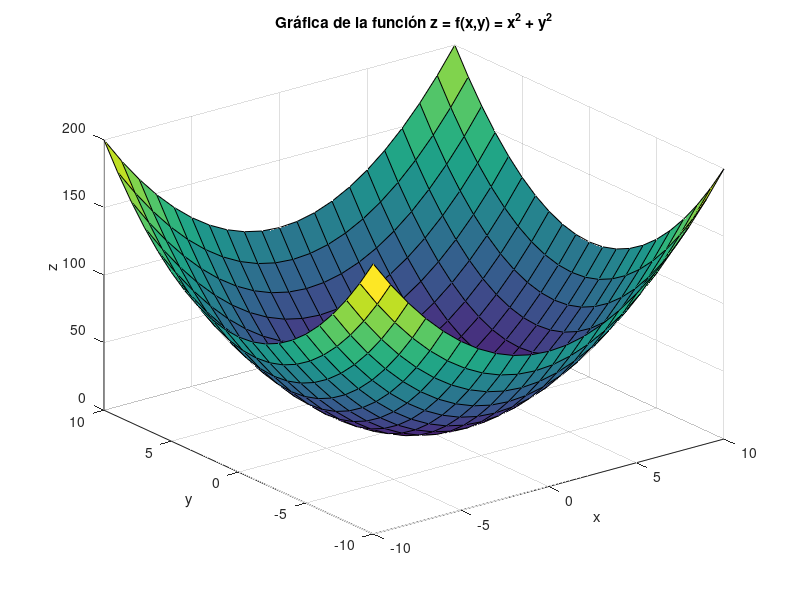

Write MATLAB code to recreate this figure.
% Script modelo para graficar funciones tridimensionales.
% Ejemplo 1    función  z = x^2 + y^2

% Paso 1: Declaro las variables independientes
x = -10:10;
y = -10:10;

% Paso 2: Crear un plano cartesiano con el comando meshgrid
% cada punto del plano cartesiano está identificado con (X,Y)
[X,Y] = meshgrid(x,y);

% Paso 3: Se escribe la ecuación usando las variables X Y
Z = X.^2 + Y.^2;

% Paso 4: Se realiza la gráfica de la función Z
% usando el comando surf
figure;
surf(X,Y,Z);
xlabel('x');
ylabel('y');
zlabel('z');
title('Gráfica de la función z = f(x,y) = x^2 + y^2');